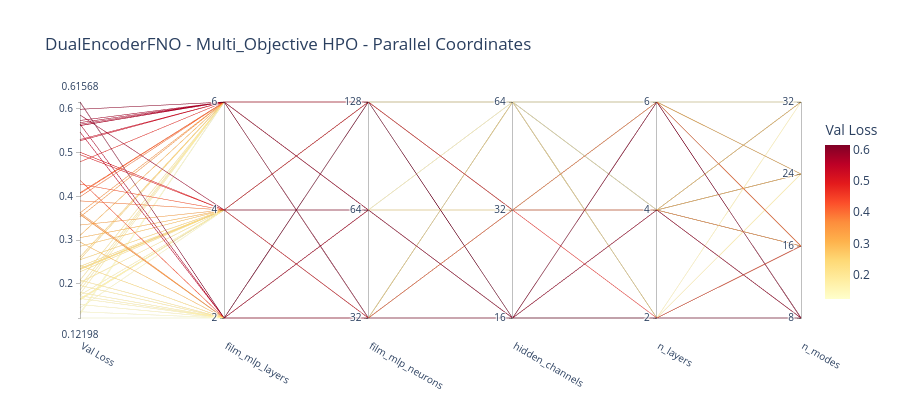

Here is the notebook cell this chart was saved with:
### Code cell
# Parallel coordinates plot of the Pareto Front
fig_parallel = vis.plot_parallel_coordinate(
    study,
    target=lambda t: t.values[0],
    target_name="Val Loss"
)

fig_parallel.update_traces(
    line=dict(
        colorscale="YlOrRd_r",
        reversescale=True,
        colorbar=dict(
            title="Val Loss",
            thickness=25,
            len=0.9
        )
    )
)

fig_parallel.update_layout(title="DualEncoderFNO - Multi_Objective HPO - Parallel Coordinates", height=400)
fig_parallel.show()

parcoord_html_path = cfg.hpo_dir / "rve1_hpo_parallel_coords.html"
fig_parallel.write_html(str(parcoord_html_path))
print("✅ Parallel Coordinates saved")

### Figure 1 — Plotly figure (JSON) as saved in the notebook; plotly's stock layout.template omitted (floating-point values rounded to 4 significant figures)
{"data": [{"dimensions": [{"label": "Val Loss", "range": [0.122, 0.6157], "values": [0.4368, 0.5653, 0.1727, 0.1805, 0.1363, 0.3624, 0.5471, 0.242, 0.1963, 0.1667, 0.6157, 0.3584, 0.2956, 0.3589, 0.2084, 0.1528, 0.122, 0.4281, 0.501, 0.3346, 0.3056, 0.2276, 0.203, 0.2551, 0.2399, 0.2347, 0.2353, 0.166, 0.1744, 0.5861, 0.2859, 0.165, 0.4955, 0.2326, 0.3896, 0.145, 0.1633, 0.5734, 0.562, 0.3107, 0.2562, 0.5991, 0.5685, 0.5616, 0.3991, 0.4082, 0.1944, 0.177, 0.1858, 0.5649, 0.3527, 0.3621, 0.5299, 0.4064, 0.5271, 0.2616, 0.4789, 0.2086, 0.1301, 0.1333]}, {"label": "film_mlp_layers", "range": [0, 2], "ticktext": ["2", "4", "6"], "tickvals": [0, 1, 2], "values": [0, 0, 0, 0, 0, 0, 0, 0, 0, 0, 0, 0, 0, 0, 0, 0, 0, 1, 1, 1, 1, 1, 1, 1, 1, 1, 1, 1, 1, 1, 1, 1, 1, 1, 1, 1, 1, 2, 2, 2, 2, 2, 2, 2, 2, 2, 2, 2, 2, 2, 2, 2, 2, 2, 2, 2, 2, 2, 2, 2]}, {"label": "film_mlp_neurons", "range": [0, 2], "ticktext": ["32", "64", "128"], "tickvals": [0, 1, 2], "values": [0, 0, 0, 0, 0, 1, 1, 1, 1, 1, 2, 2, 2, 2, 2, 2, 2, 0, 0, 0, 0, 0, 0, 0, 0, 0, 0, 0, 0, 1, 1, 1, 2, 2, 2, 2, 2, 0, 0, 0, 0, 0, 0, 0, 0, 0, 0, 0, 0, 1, 1, 1, 1, 2, 2, 2, 2, 2, 2, 2]}, {"label": "hidden_channels", "range": [0, 2], "ticktext": ["16", "32", "64"], "tickvals": [0, 1, 2], "values": [0, 0, 1, 2, 2, 0, 0, 1, 1, 2, 0, 0, 0, 1, 1, 2, 2, 0, 0, 0, 0, 1, 1, 1, 1, 1, 2, 2, 2, 0, 0, 2, 0, 1, 1, 2, 2, 0, 0, 0, 0, 0, 0, 0, 0, 1, 1, 2, 2, 0, 0, 0, 0, 0, 0, 0, 1, 2, 2, 2]}, {"label": "n_layers", "range": [0, 2], "ticktext": ["2", "4", "6"], "tickvals": [0, 1, 2], "values": [0, 2, 2, 0, 2, 1, 2, 2, 2, 0, 0, 1, 2, 1, 2, 1, 2, 0, 2, 2, 2, 1, 1, 2, 2, 2, 0, 1, 2, 0, 1, 2, 2, 1, 2, 1, 2, 1, 1, 1, 1, 2, 2, 2, 2, 1, 1, 0, 2, 1, 1, 1, 2, 0, 1, 1, 0, 0, 1, 2]}, {"label": "n_modes", "range": [0, 3], "ticktext": ["8", "16", "24", "32"], "tickvals": [0, 1, 2, 3], "values": [1, 0, 3, 2, 2, 1, 0, 1, 2, 1, 0, 1, 2, 0, 2, 2, 3, 1, 0, 1, 2, 2, 3, 1, 2, 2, 1, 2, 1, 0, 3, 1, 0, 1, 0, 2, 1, 0, 0, 2, 3, 0, 0, 0, 1, 0, 3, 3, 1, 0, 1, 1, 0, 1, 0, 3, 0, 1, 3, 3]}], "labelangle": 30, "labelside": "bottom", "line": {"color": [0.4368, 0.5653, 0.1727, 0.1805, 0.1363, 0.3624, 0.5471, 0.242, 0.1963, 0.1667, 0.6157, 0.3584, 0.2956, 0.3589, 0.2084, 0.1528, 0.122, 0.4281, 0.501, 0.3346, 0.3056, 0.2276, 0.203, 0.2551, 0.2399, 0.2347, 0.2353, 0.166, 0.1744, 0.5861, 0.2859, 0.165, 0.4955, 0.2326, 0.3896, 0.145, 0.1633, 0.5734, 0.562, 0.3107, 0.2562, 0.5991, 0.5685, 0.5616, 0.3991, 0.4082, 0.1944, 0.177, 0.1858, 0.5649, 0.3527, 0.3621, 0.5299, 0.4064, 0.5271, 0.2616, 0.4789, 0.2086, 0.1301, 0.1333], "colorbar": {"len": 0.9, "thickness": 25, "title": {"text": "Val Loss"}}, "colorscale": [[0, "rgb(128,0,38)"], [0.125, "rgb(189,0,38)"], [0.25, "rgb(227,26,28)"], [0.375, "rgb(252,78,42)"], [0.5, "rgb(253,141,60)"], [0.625, "rgb(254,178,76)"], [0.75, "rgb(254,217,118)"], [0.875, "rgb(255,237,160)"], [1, "rgb(255,255,204)"]], "reversescale": true, "showscale": true}, "type": "parcoords"}], "layout": {"height": 400, "title": {"text": "DualEncoderFNO - Multi_Objective HPO - Parallel Coordinates"}}}
